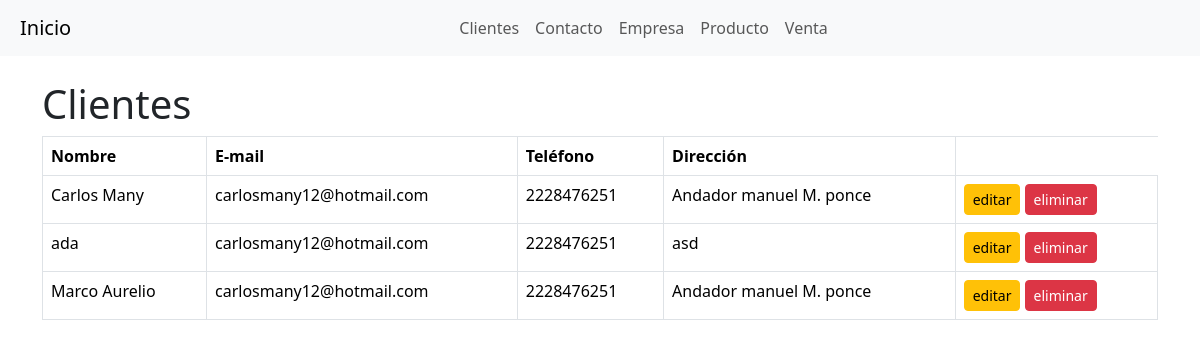
Page /clientes/ on the earlier database version.
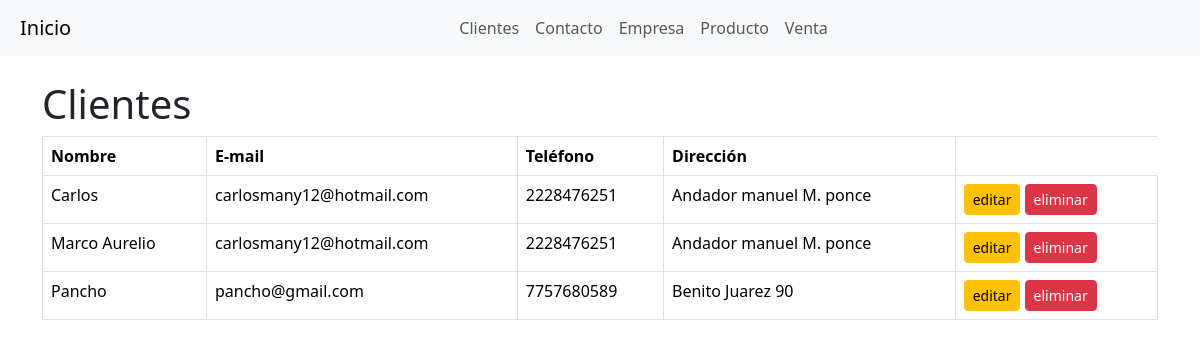
Same page on the later database version.
### myapp/models.py (models this page shows, shortened)
class Cliente(models.Model):
    nombre = models.CharField(max_length=100)
    email = models.EmailField()
    telefono = models.CharField(max_length=15)
    direccion = models.CharField(max_length=255)

### myapp/views.py (the view)
# urls.py: path('clientes/', views.cliente_list, name='cliente_list'),
def cliente_list(request):
    clientes = Cliente.objects.all()
    return render(request, 'cliente_list.html', {'clientes': clientes})

### myapp/templates/cliente_list.html (shortened to what this page needs)
<html>
<head>
    <link href="https://cdn.jsdelivr.net/npm/bootstrap@5.3.3/dist/css/bootstrap.min.css" rel="stylesheet" />
</head>
<body>
    <nav class="navbar navbar-expand-lg navbar-light bg-light">
        <a class="navbar-brand" href="{% url 'admin_dashboard' %}">Inicio</a>
        <div class="collapse navbar-collapse" id="navbarNav">
          <ul class="navbar-nav">
            <li class="nav-item">
              <a class="nav-link" href="{% url 'cliente_list' %}">Clientes</a>
            </li>
            <li class="nav-item">
              <a class="nav-link" href="{% url 'contacto_list' %}">Contacto</a>
            </li>
            <li class="nav-item">
              <a class="nav-link" href="{% url 'empresa_list' %}">Empresa</a>
            </li>
            <li class="nav-item">
              <a class="nav-link" href="{% url 'producto_list' %}">Producto</a>
            </li>
            <li class="nav-item">
              <a class="nav-link" href="{% url 'venta_list' %}">Venta</a>
            </li>
          </ul>
        </div>
      </nav>
    <div class="container">
      <h1 class="mt-4">Clientes</h1>
      <table class="table table-bordered">
        <thead>
          <tr>
              <th>Nombre</th>
              <th>E-mail</th>
              <th>Teléfono</th>
              <th>Dirección</th>
          </tr>
      </thead>
      <tbody>
        {% for cliente in clientes %}
        <tr>
            <td>{{ cliente.nombre }}</td>
            <td>{{ cliente.email }}</td>
            <td>{{ cliente.telefono }}</td>
            <td>{{ cliente.direccion }}</td>
            <td>
              <a href="{% url 'cliente_edit' cliente.pk %}"  class="btn btn-warning btn-sm">editar</a>
              <a href="{% url 'cliente_delete' cliente.pk %}"  class="btn btn-danger btn-sm">eliminar</a>
            </td>
        </tr>
        {% endfor %}
      </tbody>
      </table>
    </div>
</body>
</html>

### myapp/templates/cliente_list.html (style rules this page uses)
.navbar-nav { width: 100%; display: flex; justify-content: center; }
.navbar-brand { margin-left: 20px; display: flex; justify-content: center; }

Differences in the rows shown:
removed Cliente: nombre "ada", email "carlosmany12@hotmail.com", telefono "2228476251", direccion "asd"
changed Cliente: nombre "Carlos Many" → "Carlos"
added Cliente: nombre "Pancho", email "pancho@gmail.com", telefono "7757680589", direccion "Benito Juarez 90"
